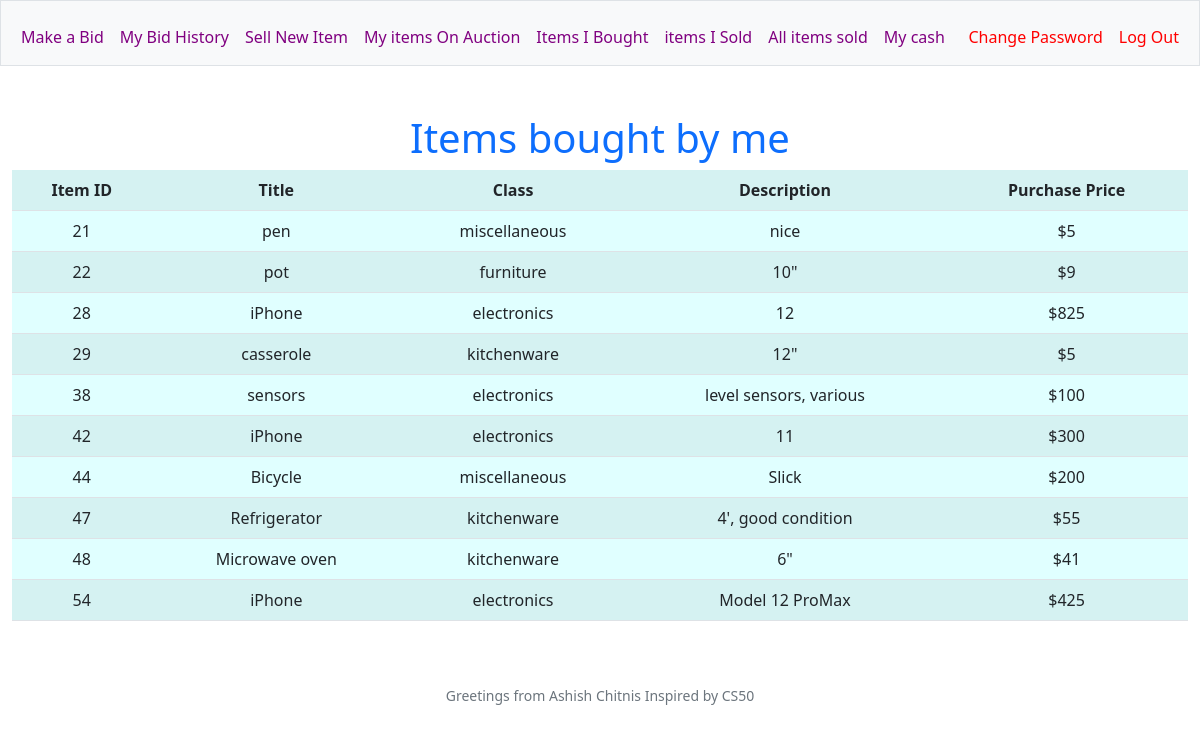
Page /history_my_bought_items (signed in) on the committed database.
### tables this page shows
CREATE TABLE 'items' (item_id INTEGER PRIMARY KEY AUTOINCREMENT NOT NULL, item_name TEXT, class TEXT, desc TEXT, status TEXT, seller_id INTEGER, buyer_id INTEGER, start_price NUMERIC, bought_price NUMERIC, start_time DATETIME, end_time DATETIME);

### app.py (the view)
@app.route('/history_my_bought_items')
@login_required
def history_my_bought_items():
    items = db.execute("SELECT items.item_id, item_name, class, desc, bought_price FROM items WHERE buyer_id=? ORDER BY items.item_id", session["user_id"])
    print(items)
    return render_template("history_my_bought_items.html", items=items)

### app.py (called while the page is built)
@app.after_request
def after_request(response):
    response.headers["Cache-Control"] = "no-cache, no-store, must-revalidate"
    response.headers["Expires"] = 0
    response.headers["Pragma"] = "no-cache"
    return response

### helpers.py (called while the page is built)
def login_required(f):
    @wraps(f)
    def decorated_function(*args, **kwargs):
        if session.get("user_id") is None:
            return redirect("/login")
        return f(*args, **kwargs)
    return decorated_function

### templates/history_my_bought_items.html (shortened to what this page needs)
{% extends "layout.html" %}
{% block main %}
<body>
    <h1>Items bought by me</h1>
    <table border="1">
    <table class="table table-striped">
        <tr>
            <th>Item ID</th>
            <th>Title</th>
            <th>Class</th>
            <th>Description</th>
            <th>Purchase Price</th>
        </tr>
        {% for item in items %}
        <tr>
            <td>{{ item['item_id'] }}</td>
            <td>{{ item['item_name'] }}</td>
            <td>{{ item['class'] }}</td>
            <td>{{ item['desc'] }}</td>
            <td>${{ item['bought_price'] }}</td>
        </tr>
        {% endfor %}
    </table>
</body>
{% endblock %}

### templates/layout.html (style rules this page uses)
.table-striped tbody tr:nth-child(odd) { background-color: lightcyan; }
.table-striped tbody tr:nth-child(even) { background-color: lightcyan; }

### rows in the picture
items: item_id "21", item_name "pen", class "miscellaneous", desc "nice", bought_price "5"
items: item_id "22", item_name "pot", class "furniture", desc "10\"", bought_price "9"
items: item_id "28", item_name "iPhone", class "electronics", desc "12", bought_price "825"
items: item_id "29", item_name "casserole", class "kitchenware", desc "12\"", bought_price "5"
items: item_id "38", item_name "sensors", class "electronics", desc "level sensors, various", bought_price "100"
items: item_id "42", item_name "iPhone", class "electronics", desc "11", bought_price "300"
items: item_id "44", item_name "Bicycle", class "miscellaneous", desc "Slick", bought_price "200"
items: item_id "47", item_name "Refrigerator", class "kitchenware", desc "4', good condition", bought_price "55"
items: item_id "48", item_name "Microwave oven", class "kitchenware", desc "6\"", bought_price "41"
items: item_id "54", item_name "iPhone", class "electronics", desc "Model 12 ProMax", bought_price "425"
